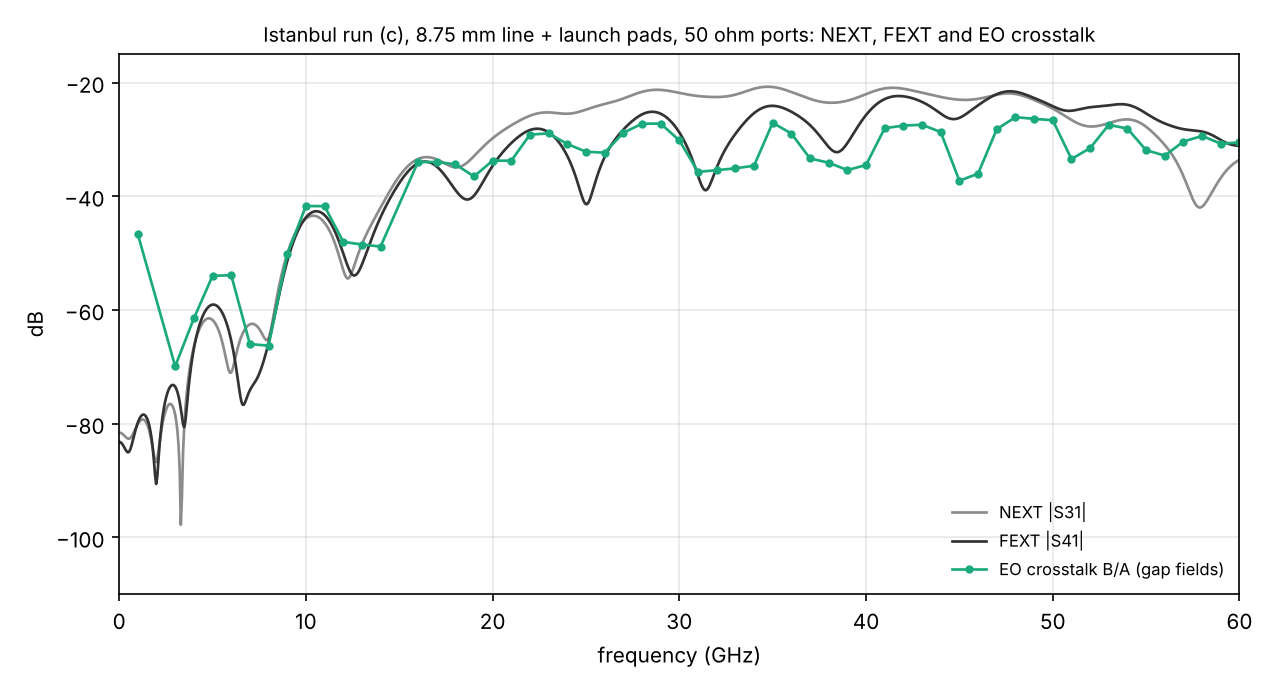

The script that saved this image:
"""Istanbul run (c): line pair + input launch pads (on oxide) at the near end, 50 ohm discrete ports at both ends.
Touchstone ports: 1 = A near pad (excited), 2 = A far (z 9.05), 3 = B near pad, 4 = B far (history; far-end assignment
confirmed by port_check_c.py). NEXT = |S31|, FEXT = |S41|.
EO crosstalk from the gap fields as in runs (a), (b): both lines sampled 5 um from their centre, 50 ohm source,
push-pull, n_g 2.27. Field grid z 0.300..9.050 (runs a, b: 0.3025..9.0525); the z = 0.300 point (zero in line A, at the
line/pad boundary) is dropped. Line B exports at 2 and 15 GHz are corrupted (15: all zero; 2: only Ex) -> left out."""
import os, sys
HERE = os.path.dirname(os.path.abspath(__file__))
RA, RB = os.path.join(HERE, "../istanbul_run_a"), os.path.join(HERE, "../istanbul_run_b")
sys.path.insert(0, RA); sys.path.insert(0, os.path.abspath(os.path.join(HERE, "../../../..")))
import numpy as np, skrf as rf, matplotlib
matplotlib.use("Agg"); import matplotlib.pyplot as plt
from mzm_interconnect import parameters as P, xtalk_fields as XF
from load_fields import load
p = P.defaults(); p["Rt_R"] = 50.0; p["Zs_R"] = 50.0
dB = lambda s: 20 * np.log10(np.maximum(abs(s), 1e-12))
BAD = (2.0, 15.0)
Xc = XF.eo_crosstalk_fields(p, load(base=HERE, a_zip="e-field (f=1) [1]_lineA.zip", drop="first", skip_f=BAD)); f = Xc["f_GHz"]
Xa = XF.eo_crosstalk_fields(p, load(skip_f=BAD)); Xb = XF.eo_crosstalk_fields(p, load(base=RB, a_zip="e-field (f=1) [1]_lineA.zip", skip_f=BAD))
assert np.allclose(Xa["f_GHz"], f) and np.allclose(Xb["f_GHz"], f)
eoa, eob, eoc = dB(Xa["X"]), dB(Xb["X"]), dB(Xc["X"])
nc = rf.Network(os.path.join(HERE, "v0_istanbul_rf_lineLaunch.s4p")); fc = nc.f / 1e9
na = rf.Network(os.path.join(RA, "v0_istanbul_rf_line.s4p")); fa = na.f / 1e9
nb = rf.Network(os.path.join(RB, "v0_istanbul_rf_lineZload.s2p")); fb = nb.f / 1e9
S = {"NEXT a": (fa, dB(na.s[:, 2, 0])), "NEXT b": (fb, dB(nb.s[:, 1, 0])), "NEXT c": (fc, dB(nc.s[:, 2, 0])),
     "FEXT a": (fa, dB(na.s[:, 3, 0])), "FEXT c": (fc, dB(nc.s[:, 3, 0])),
     "S11 a": (fa, dB(na.s[:, 0, 0])), "S11 c": (fc, dB(nc.s[:, 0, 0])), "S21 a": (fa, dB(na.s[:, 1, 0])), "S21 c": (fc, dB(nc.s[:, 1, 0]))}
I = {k: np.interp(f, *v) for k, v in S.items()}
np.savetxt(os.path.join(HERE, "xtalk_run_c.csv"), np.c_[f, I["NEXT c"], I["FEXT c"], eoc, eoa, eob], delimiter=",", fmt="%.3f",
           header="f_GHz,NEXT_dB_run_c,FEXT_dB_run_c,EO_dB_run_c,EO_dB_run_a,EO_dB_run_b", comments="")
k = f >= 5
print("f | NEXT a b c | FEXT a c | EO a b c | S11 a c | S21 a c (dB)")
for q in (5, 10, 20, 30, 40, 50, 60):
    i = np.argmin(abs(f - q))
    print(f"{q:2d} | {I['NEXT a'][i]:6.1f} {I['NEXT b'][i]:6.1f} {I['NEXT c'][i]:6.1f} | {I['FEXT a'][i]:6.1f} {I['FEXT c'][i]:6.1f} | "
          f"{eoa[i]:6.1f} {eob[i]:6.1f} {eoc[i]:6.1f} | {I['S11 a'][i]:6.1f} {I['S11 c'][i]:6.1f} | {I['S21 a'][i]:5.1f} {I['S21 c'][i]:5.1f}")
for lab, y in (("NEXT a", I["NEXT a"]), ("NEXT b", I["NEXT b"]), ("NEXT c", I["NEXT c"]), ("FEXT a", I["FEXT a"]),
               ("FEXT c", I["FEXT c"]), ("EO a", eoa), ("EO b", eob), ("EO c", eoc)):
    j = np.argmax(np.where(k, y, -999)); print(f"max {lab} 5-60 GHz: {y[j]:.1f} dB at {f[j]:.0f} GHz; median {np.median(y[k]):.1f}")
for lab, y, r in (("EO c - EO a", eoc, eoa), ("EO c - EO b", eoc, eob), ("NEXT c - NEXT a", I["NEXT c"], I["NEXT a"]),
                  ("FEXT c - FEXT a", I["FEXT c"], I["FEXT a"]), ("S11 c - S11 a", I["S11 c"], I["S11 a"])):
    d = y - r; print("%s, 5-60 GHz: median %+.1f dB, 5-95%% %+.1f .. %+.1f; corr %.2f" % (lab, np.median(d[k]), *np.percentile(d[k], [5, 95]), np.corrcoef(y[k], r[k])[0, 1]))
print("corr(EO c, FEXT c) %.2f, corr(EO c, NEXT c) %.2f" % (np.corrcoef(eoc[k], I["FEXT c"][k])[0, 1], np.corrcoef(eoc[k], I["NEXT c"][k])[0, 1]))
m = (fc >= 1) & (fc <= 60); ma = (fa >= 1) & (fa <= 60)
print(f"|S11| 1-60 GHz median: a {np.median(dB(na.s[ma,0,0])):.1f}, c {np.median(dB(nc.s[m,0,0])):.1f} dB; max a {dB(na.s[ma,0,0]).max():.1f}, c {dB(nc.s[m,0,0]).max():.1f}")
C = {"a": "#eb6834", "b": "#2a78d6", "c": "#1baa7d"}
def fig_(name, title, ylab, curves):
    fig, ax = plt.subplots(figsize=(8.5, 4.6))
    for x, y, c, ls, lab in curves: ax.plot(x, y, ls, color=c, ms=3, lw=1.3, label=lab)
    ax.set_xlim(0, 60); ax.set_ylim(-110, -15); ax.set_xlabel("frequency (GHz)"); ax.set_ylabel(ylab); ax.grid(alpha=0.3)
    ax.set_title(title, fontsize=9.5); ax.legend(frameon=False, fontsize=8, loc="lower right"); fig.tight_layout()
    fig.savefig(os.path.join(HERE, name), dpi=150)
fig_("xtalk_run_c.png", "Istanbul run (c), 8.75 mm line + launch pads, 50 ohm ports: NEXT, FEXT and EO crosstalk", "dB",
     [(*S["NEXT c"], "0.55", "-", "NEXT |S31|"), (*S["FEXT c"], "0.2", "-", "FEXT |S41|"), (f, eoc, C["c"], "o-", "EO crosstalk B/A (gap fields)")])
fig_("eo_runs_abc.png", "Istanbul 8.75 mm, EO crosstalk B/A: runs (a), (b), (c) (2 and 15 GHz left out)", "EO crosstalk (dB)",
     [(f, eoa, C["a"], "o-", "(a) bare line, 50 ohm ports"), (f, eob, C["b"], "o-", "(b) real far-end terminations"),
      (f, eoc, C["c"], "o-", "(c) launch pads, 50 ohm ports")])
fig_("next_fext_runs_abc.png", "Istanbul 8.75 mm: NEXT (solid) and FEXT (dashed), runs (a), (b), (c)", "dB",
     [(*S["NEXT a"], C["a"], "-", "NEXT (a)"), (*S["NEXT b"], C["b"], "-", "NEXT (b)"), (*S["NEXT c"], C["c"], "-", "NEXT (c)"),
      (*S["FEXT a"], C["a"], "--", "FEXT (a)"), (*S["FEXT c"], C["c"], "--", "FEXT (c)")])
